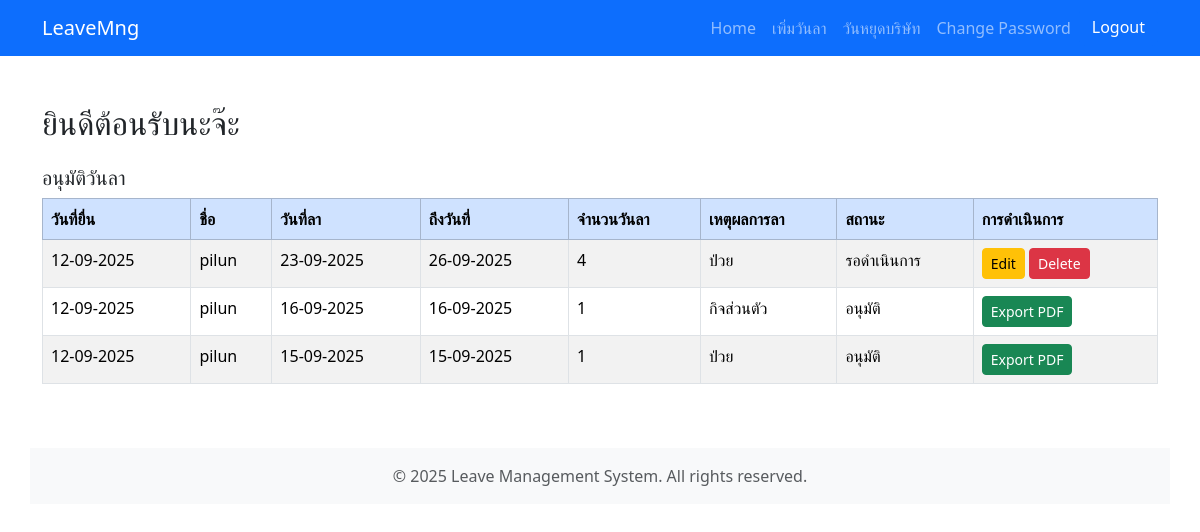
The app's page /approve_leave/ (signed in), older data.
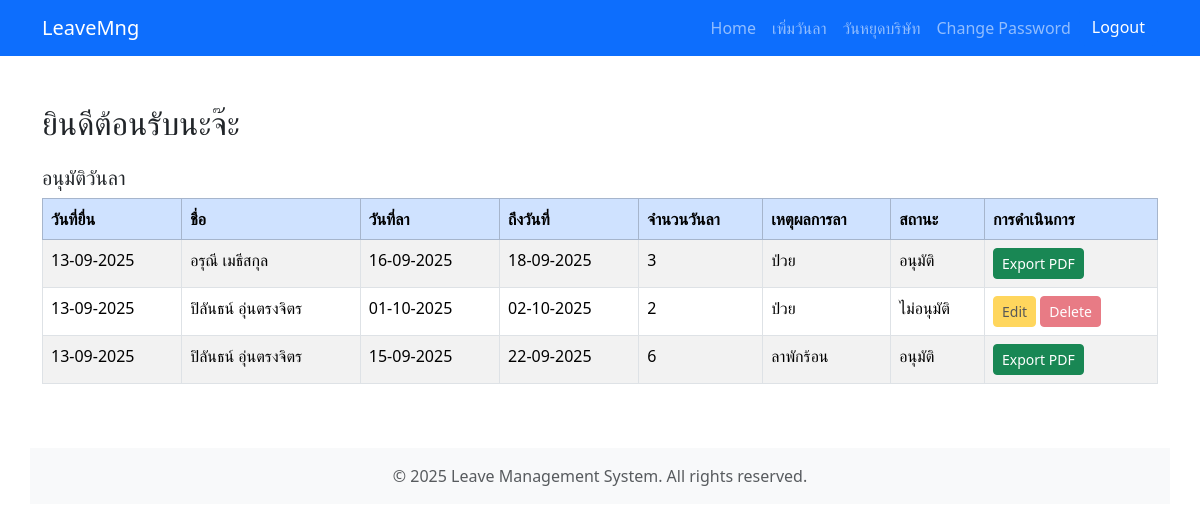
The same page, newer data.
### leaveapp/models.py (models this page shows, shortened)
class Leave_Detail(models.Model):
    REASON_CHOICES = [
        ("ป่วย", "ป่วย"),
        ("กิจส่วนตัว", "กิจส่วนตัว"),
        ("ลาพักร้อน", "ลาพักร้อน"),
    ]
    STATUS_CHOICES = [
        ("รอดำเนินการ", "รอดำเนินการ"),
        ("อนุมัติ", "อนุมัติ"),
        ("ไม่อนุมัติ", "ไม่อนุมัติ"),
    ]
    name = models.CharField(max_length=150)
    submit_date = models.DateField(default=datetime.date.today)
    leave_date_from = models.DateField()
    leave_date_to = models.DateField()
    leave_days_count = models.IntegerField(default=0)
    reason = models.CharField(max_length=50, choices=REASON_CHOICES)
    document = models.FileField(upload_to="leave_documents/", blank=True, null=True)
    status = models.CharField(
        max_length=20, default="รอดำเนินการ", choices=STATUS_CHOICES
    )
    remarks = models.TextField(blank=True, null=True)

### leaveapp/views.py (the view)
# urls.py: path("approve_leave/", views.approve_leave, name="approve_leave"),
def approve_leave(request):
    if not request.user.groups.filter(name="leaveAdmin").exists():
        messages.error(request, "You do not have permission to access this page.")
        return redirect("home")
    leave_history = Leave_Detail.objects.all().order_by("-submit_date", "-id")
    return render(
        request, "leaveapp/approve_leave.html", {"leave_history": leave_history}
    )

### templates/leaveapp/approve_leave.html (shortened to what this page needs)
{% extends 'leaveapp/layout.html' %}
{% block content %}
<div class="container">
    <div class="row">
        <h2 class="mt-5">ยินดีต้อนรับนะจ๊ะ {{ profile.user.first_name }} {{ profile.user.last_name }}</h2>
<div class="container mt-3">
    <h5 class="mb-2">อนุมัติวันลา</h5>
    <table class="table table-bordered table-striped">
        <thead class="table-primary">
            <tr>
                <th>วันที่ยื่น</th>
                <th>ชื่อ</th>
                <th>วันที่ลา</th>
                <th>ถึงวันที่</th>
                <th>จำนวนวันลา</th>
                <th>เหตุผลการลา</th>
                <th>สถานะ</th>
                <th>การดำเนินการ</th>
            </tr>
        </thead>
        <tbody>
            {% for leave in leave_history %}
            <tr>
                <td>{{ leave.submit_date|date:"d-m-Y" }}</td>
                <td>{{ leave.name }}</td>
                <td>{{ leave.leave_date_from|date:"d-m-Y" }}</td>
                <td>{{ leave.leave_date_to|date:"d-m-Y" }}</td>
                <td>{{ leave.leave_days_count }}</td>
                <td>{{ leave.reason }}</td>
                <td>{{ leave.status }}</td>
                <td>
                    {% if leave.status == 'อนุมัติ' %}
                        <a href="{% url 'export_leave_pdf' leave.id %}" class="btn btn-success btn-sm">Export PDF</a>
                    {% else %}
                        {% if leave.status == 'รอดำเนินการ' %}
                            <a href="{% url 'edit_leave' leave.id %}" class="btn btn-warning btn-sm">Edit</a>
                            <form method="post" action="{% url 'delete_leave' leave.id %}" style="display:inline;">
                                <button type="submit" class="btn btn-danger btn-sm" onclick="return confirm('Are you sure you want to delete this leave?');">Delete</button>
                            </form>
                        {% else %}
                            <a href="#" class="btn btn-warning btn-sm disabled">Edit</a>
                            <button type="button" class="btn btn-danger btn-sm" disabled>Delete</button>
                        {% endif %}
                    {% endif %}
                </td>
            </tr>
            {% empty %}
            <tr>
                <td colspan="8" class="text-center">No leave history found.</td>
            </tr>
            {% endfor %}
        </tbody>
    </table>
</div>
{% endblock %}

### templates/leaveapp/layout.html (shortened to what this page needs)
<!DOCTYPE html>
<html lang="en">
    <head>
        <link href="https://cdn.jsdelivr.net/npm/bootstrap@5.3.3/dist/css/bootstrap.min.css" rel="stylesheet">
        {% include 'leaveapp/navbar.html' %}
    </head>
    <body>
        {% if user.is_authenticated %}
            {% block content %}
            {% endblock %}
        {% else %}
        <script>
            window.location.href = "{% url 'login' %}";
        </script>
        {% endif %}
        <footer class="bg-light text-center text-muted py-3 mt-5">
            <div class="container">
                &copy; {{ year|default:2025 }} Leave Management System. All rights reserved.
            </div>
        </footer>
    </body>
</html>

### templates/leaveapp/navbar.html (shortened to what this page needs)
<nav class="navbar navbar-expand-lg navbar-dark bg-primary">
    <div class="container">
        <a class="navbar-brand" href="{% url 'home' %}">LeaveMng</a>
        <div class="collapse navbar-collapse" id="navbarNav">
            <ul class="navbar-nav ms-auto">
                <li class="nav-item">
                    <a class="nav-link" href="{% url 'home' %}">Home</a>
                </li>
                <li class="nav-item">
                    <a class="nav-link" href="{% url 'formleave' %}">เพิ่มวันลา</a>
                </li>
                <li class="nav-item">
                    <a class="nav-link" href="{% url 'holidays' %}">วันหยุดบริษัท</a>
                </li>
                <li class="nav-item">
                    <a class="nav-link" href="{% url 'change_password' %}">Change Password</a>
                </li>
                <li class="nav-item">
                    {% if user.is_authenticated %}
                    <form action="{% url 'logout' %}" method="post">
                        <button type="submit" class="btn btn-primary">Logout</button>
                    </form>
                    {% else %}
                    <a class="btn btn-primary" href="{% url 'login' %}">Login</a>
                    {% endif %}
                </li>
            </ul>
        </div>
    </div>
</nav>

Row changes from the older to the newer data that the page shows:
removed Leave_Detail: submit_date "12-09-2025", name "pilun", leave_date_from "23-09-2025", leave_date_to "26-09-2025", leave_days_count "4", reason "ป่วย", status "รอดำเนินการ", shows "Edit"
removed Leave_Detail: submit_date "12-09-2025", name "pilun", leave_date_from "16-09-2025", leave_date_to "16-09-2025", leave_days_count "1", reason "กิจส่วนตัว", status "อนุมัติ", shows "Export PDF"
removed Leave_Detail: submit_date "12-09-2025", name "pilun", leave_date_from "15-09-2025", leave_date_to "15-09-2025", leave_days_count "1", reason "ป่วย", status "อนุมัติ", shows "Export PDF"
added Leave_Detail: submit_date "13-09-2025", name "อรุณี เมธีสกุล", leave_date_from "16-09-2025", leave_date_to "18-09-2025", leave_days_count "3", reason "ป่วย", status "อนุมัติ", shows "Export PDF"
added Leave_Detail: submit_date "13-09-2025", name "ปิลันธน์ อุ่นตรงจิตร", leave_date_from "01-10-2025", leave_date_to "02-10-2025", leave_days_count "2", reason "ป่วย", status "ไม่อนุมัติ", shows "Edit"
added Leave_Detail: submit_date "13-09-2025", name "ปิลันธน์ อุ่นตรงจิตร", leave_date_from "15-09-2025", leave_date_to "22-09-2025", leave_days_count "6", reason "ลาพักร้อน", status "อนุมัติ", shows "Export PDF"
